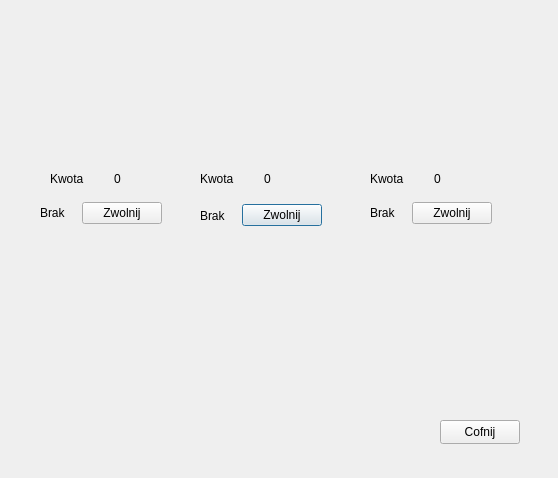
<?xml version="1.0" encoding="UTF-8"?>
<ui version="4.0">
 <class>StanStolikow</class>
 <widget class="QDialog" name="StanStolikow">
  <property name="geometry">
   <rect>
    <x>0</x>
    <y>0</y>
    <width>558</width>
    <height>478</height>
   </rect>
  </property>
  <property name="windowTitle">
   <string>Dialog</string>
  </property>
  <widget class="QLabel" name="label_stolik1_2">
   <property name="geometry">
    <rect>
     <x>210</x>
     <y>20</y>
     <width>141</width>
     <height>121</height>
    </rect>
   </property>
   <property name="text">
    <string/>
   </property>
  </widget>
  <widget class="QLabel" name="label_stolik1_3">
   <property name="geometry">
    <rect>
     <x>390</x>
     <y>20</y>
     <width>141</width>
     <height>121</height>
    </rect>
   </property>
   <property name="text">
    <string/>
   </property>
  </widget>
  <widget class="QWidget" name="layoutWidget">
   <property name="geometry">
    <rect>
     <x>200</x>
     <y>200</y>
     <width>122</width>
     <height>31</height>
    </rect>
   </property>
   <layout class="QHBoxLayout" name="horizontalLayout_2">
    <item>
     <widget class="QLabel" name="label_czyWolny2">
      <property name="text">
       <string>Brak</string>
      </property>
     </widget>
    </item>
    <item>
     <widget class="QPushButton" name="pushButton_zwolnijStolik2">
      <property name="text">
       <string>Zwolnij</string>
      </property>
     </widget>
    </item>
   </layout>
  </widget>
  <widget class="QLabel" name="label_stolik1">
   <property name="geometry">
    <rect>
     <x>40</x>
     <y>30</y>
     <width>141</width>
     <height>121</height>
    </rect>
   </property>
   <property name="text">
    <string/>
   </property>
  </widget>
  <widget class="QWidget" name="layoutWidget_2">
   <property name="geometry">
    <rect>
     <x>40</x>
     <y>200</y>
     <width>122</width>
     <height>26</height>
    </rect>
   </property>
   <layout class="QHBoxLayout" name="horizontalLayout">
    <item>
     <widget class="QLabel" name="label_czyWolny1">
      <property name="text">
       <string>Brak</string>
      </property>
     </widget>
    </item>
    <item>
     <widget class="QPushButton" name="pushButton_ZwolnijStolik1">
      <property name="text">
       <string>Zwolnij</string>
      </property>
     </widget>
    </item>
   </layout>
  </widget>
  <widget class="QWidget" name="layoutWidget_3">
   <property name="geometry">
    <rect>
     <x>370</x>
     <y>200</y>
     <width>122</width>
     <height>26</height>
    </rect>
   </property>
   <layout class="QHBoxLayout" name="horizontalLayout_3">
    <item>
     <widget class="QLabel" name="label_czyWolny3">
      <property name="text">
       <string>Brak</string>
      </property>
     </widget>
    </item>
    <item>
     <widget class="QPushButton" name="pushButton_zwolnijStolik3">
      <property name="text">
       <string>Zwolnij</string>
      </property>
     </widget>
    </item>
   </layout>
  </widget>
  <widget class="QPushButton" name="pushButton">
   <property name="geometry">
    <rect>
     <x>610</x>
     <y>590</y>
     <width>80</width>
     <height>24</height>
    </rect>
   </property>
   <property name="text">
    <string>cofnij</string>
   </property>
  </widget>
  <widget class="QPushButton" name="pushButton_2">
   <property name="geometry">
    <rect>
     <x>440</x>
     <y>420</y>
     <width>80</width>
     <height>24</height>
    </rect>
   </property>
   <property name="text">
    <string>Cofnij</string>
   </property>
  </widget>
  <widget class="QWidget" name="layoutWidget_4">
   <property name="geometry">
    <rect>
     <x>200</x>
     <y>170</y>
     <width>121</width>
     <height>18</height>
    </rect>
   </property>
   <layout class="QHBoxLayout" name="horizontalLayout_5">
    <item>
     <widget class="QLabel" name="label_2">
      <property name="text">
       <string>Kwota</string>
      </property>
     </widget>
    </item>
    <item>
     <widget class="QLabel" name="label_kwota1_2">
      <property name="text">
       <string>0</string>
      </property>
     </widget>
    </item>
   </layout>
  </widget>
  <widget class="QWidget" name="layoutWidget_5">
   <property name="geometry">
    <rect>
     <x>370</x>
     <y>170</y>
     <width>121</width>
     <height>18</height>
    </rect>
   </property>
   <layout class="QHBoxLayout" name="horizontalLayout_6">
    <item>
     <widget class="QLabel" name="label_3">
      <property name="text">
       <string>Kwota</string>
      </property>
     </widget>
    </item>
    <item>
     <widget class="QLabel" name="label_kwota1_3">
      <property name="text">
       <string>0</string>
      </property>
     </widget>
    </item>
   </layout>
  </widget>
  <widget class="QWidget" name="">
   <property name="geometry">
    <rect>
     <x>50</x>
     <y>170</y>
     <width>121</width>
     <height>18</height>
    </rect>
   </property>
   <layout class="QHBoxLayout" name="horizontalLayout_4">
    <item>
     <widget class="QLabel" name="label">
      <property name="text">
       <string>Kwota</string>
      </property>
     </widget>
    </item>
    <item>
     <widget class="QLabel" name="label_kwota1">
      <property name="text">
       <string>0</string>
      </property>
     </widget>
    </item>
   </layout>
  </widget>
 </widget>
 <resources/>
 <connections/>
</ui>
